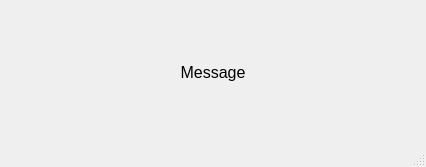
<?xml version="1.0" encoding="UTF-8"?>
<ui version="4.0">
 <class>MainWindow</class>
 <widget class="QMainWindow" name="MainWindow">
  <property name="geometry">
   <rect>
    <x>0</x>
    <y>0</y>
    <width>426</width>
    <height>167</height>
   </rect>
  </property>
  <property name="minimumSize">
   <size>
    <width>426</width>
    <height>167</height>
   </size>
  </property>
  <property name="maximumSize">
   <size>
    <width>426</width>
    <height>167</height>
   </size>
  </property>
  <property name="windowTitle">
   <string>Spectra - Info</string>
  </property>
  <widget class="QWidget" name="centralwidget">
   <layout class="QVBoxLayout" name="verticalLayout">
    <property name="leftMargin">
     <number>16</number>
    </property>
    <property name="topMargin">
     <number>16</number>
    </property>
    <property name="rightMargin">
     <number>16</number>
    </property>
    <property name="bottomMargin">
     <number>16</number>
    </property>
    <item>
     <widget class="QLabel" name="lbl_msg">
      <property name="sizePolicy">
       <sizepolicy hsizetype="Minimum" vsizetype="Minimum">
        <horstretch>0</horstretch>
        <verstretch>0</verstretch>
       </sizepolicy>
      </property>
      <property name="font">
       <font>
        <family>Segoe UI</family>
        <pointsize>12</pointsize>
        <weight>50</weight>
        <bold>false</bold>
       </font>
      </property>
      <property name="text">
       <string>Message</string>
      </property>
      <property name="scaledContents">
       <bool>false</bool>
      </property>
      <property name="alignment">
       <set>Qt::AlignCenter</set>
      </property>
      <property name="wordWrap">
       <bool>true</bool>
      </property>
     </widget>
    </item>
   </layout>
  </widget>
  <widget class="QStatusBar" name="statusbar"/>
 </widget>
 <resources/>
 <connections/>
</ui>
